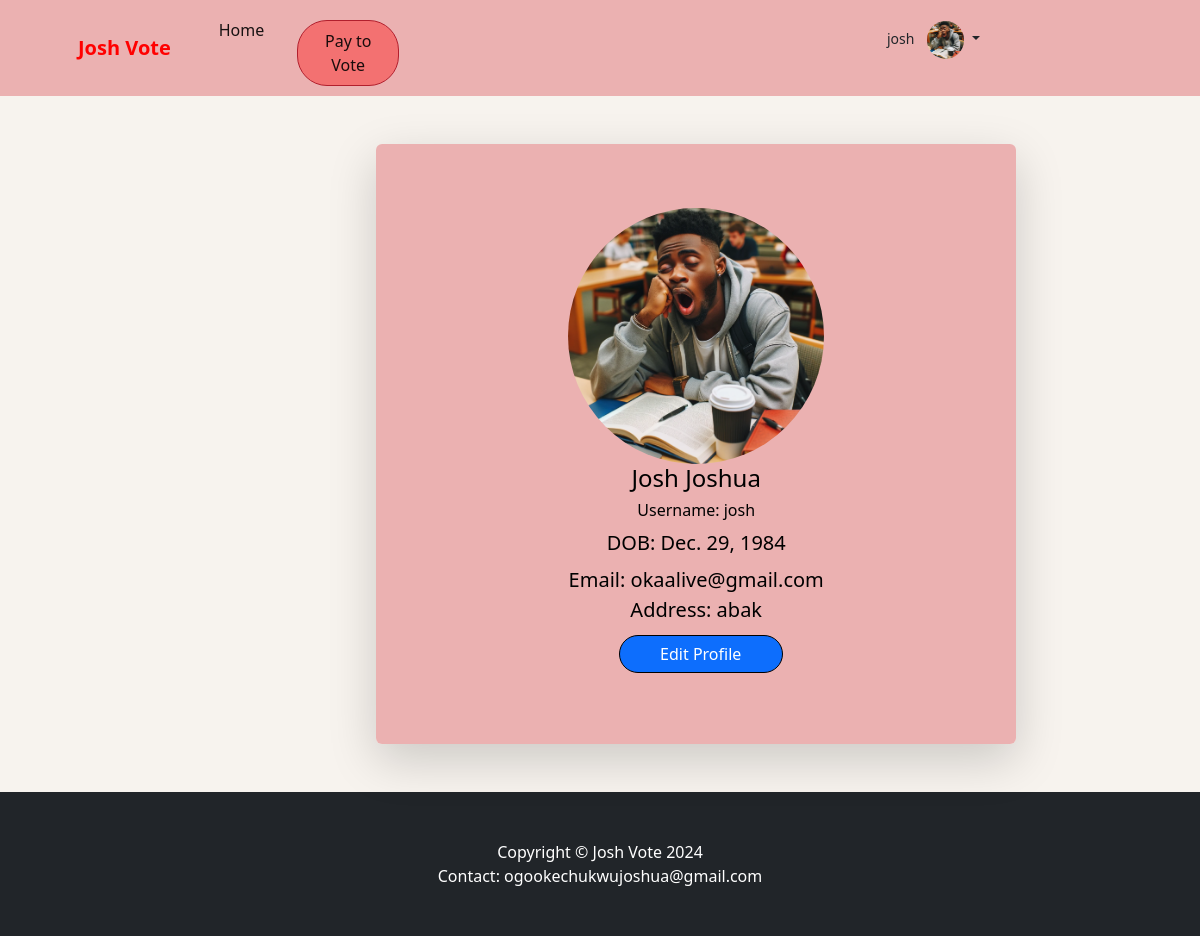
The page /user/profilepage/ (signed in) on the database its author committed.
### votingapp/models.py (models this page shows, shortened)
class Userprofile(models.Model):
    user = models.OneToOneField(User, on_delete=models.CASCADE)
    email = models.EmailField(max_length=300, blank=True, null=True)
    dob = models.DateField(blank=True, null=True)
    fullname = models.CharField(max_length=100, blank=True, null=True)
    profile_image = models.ImageField(upload_to='profile')
    address = models.CharField(max_length=30, blank=True, null=True)

### userapp/views.py (the view, shortened to what this page needs)
# urls.py: path('profilepage/', ProfilePage.as_view(), name='profilepage'),
class ProfilePage(LoginRequiredMixin, BaseProfileView):
    login_url = 'login'
    def get(self, request):
        context = {}  # Initialize context
        try:
            context = self.get_profile_info(request.user)
        except:
            if request.user.is_superuser:
                Userprofile.objects.create(user=request.user)
        return render(request, 'usertemp/profile.html', context=context)

### userapp/views.py (called while the page is built)
    def get_profile_info(self, user):
        try:
            profile = get_object_or_404(Userprofile, user=user)
            profile_info = {
                'profile_image': profile.profile_image if profile.profile_image else None,
                'username': profile.fullname,
                'fullname': profile.fullname,
                'email': profile.user.email,
                'address': profile.address,
                'dob': profile.dob,
                'user': profile.user,
            }
            return {'profile_info': profile_info}
        except Userprofile.DoesNotExist:
            return {}

### votingapp/context_img.py (called while the page is built)
def profile_info(request):
    if request.user.is_authenticated:
        try:
            profile = Userprofile.objects.get(user=request.user)
            return {'user_profile': profile}
        except Userprofile.DoesNotExist:
            pass
    return {}

### votingapp/context_processors.py (called while the page is built)
def cate_list(request):
    categories =VotingCategory.objects.all()
    global_list = []
    for category in categories:
            candidates = Candidate.objects.filter(voting_category=category)
            global_list.append((category, candidates))
    return {
        'global_list': global_list,
    }

### templates/usertemp/profile.html (shortened to what this page needs)
<!DOCTYPE html>
{% extends 'header.html' %}
{% load static %}
    {% block content %}
    <body>
    <div class="container" style="height: max-content;  width: 100%!important;">
        <div class="row justify-content-center" style="width: 50%; margin: auto; height:auto;">
            <div class="col-xl-10 col-lg-12 col-md-9" style="margin-right: 70%;">
                <div class="card o-hidden border-0 shadow-lg my-5" style="background-color: rgba(235, 173, 173, 0.934);">
                    <div class="card-body p-0">
                        <div class="row">
                            <div class="col-lg-12">
                                <div class="p-5">
                                        <div class="card-body" style="height: 80%!important; width: 100%;">
                                          <div class="profileimage">
                                            {% if profile_info.profile_image %}
                                            <img class="rounded-circle" style="width: 50% !important; margin: auto;" src="{{profile_info.profile_image.url}}" width='90%' height="90%" alt="..." />
                                            {% else %}
                                            <img class="rounded-circle" style="width: 60% !important; margin: auto;" src="{% static 'img/undraw_profile.svg' %}" width='100%' height="100%" alt="..." />
                                            {% endif %}
                                            <h4 class="card-title">{{ profile_info.fullname }}</h4>
                                            <h6 class="card-title">Username: {{ user.username }}</h6>
                                          </div>
                                              <div class="col col-sm-12" style="margin: auto;">
                                                <p class="card-text" style="font-size: 20px; ">DOB: {{ profile_info.dob }}</p>
                                              </div><br>
                                              <div class="col col-sm-12" style="margin: auto;">
                                                <p class="card-text" style="font-size: 20px; margin-top: -15px;">Email: {{profile_info.email }}</p>
                                              </div>
                                              <div class="col col-sm-12" style="margin: auto;">
                                                <p class="card-text " style="font-size: 20px!important;">Address: {{ profile_info.address }}</p>
                                            </div>
                                          <div class="view">
                                            <a href="{% url 'updateprofile' %}" class="btn btn-primary">Edit Profile</a>
                                          </div>
                                        </div>
                                </div>
                            </div>
                        </div>
                    </div>
                </div>
            </div>
        </div>
    </div>
        {% include 'footer.html' %}
    </body>
    {% endblock content %}

### templates/header.html (shortened to what this page needs)
<!DOCTYPE html>
{% load static %}
<html lang="en">
    <head>
        <link href="https://cdn.jsdelivr.net/npm/bootstrap-icons@1.5.0/font/bootstrap-icons.css" rel="stylesheet" />
        <link href="https://maxcdn.bootstrapcdn.com/bootstrap/4.5.2/css/bootstrap.min.css" rel="stylesheet">
        <link href="{% static 'css/styles.css'  %}" rel="stylesheet" />
    </head>
    <body style="background-color: rgb(247, 243, 238);">
        <nav class="navbar navbar-expand-lg navbar-light bg-light" id="navbr" style="background-color: rgba(235, 173, 173, 0.934)!important;">
            <div class="container px-4 px-lg-5">
                <a class="navbar-brand" style="color: red; font-weight: bolder;" href="{%url 'dashboard' %}">Josh Vote</a>
                <div class="collapse navbar-collapse" id="navbarSupportedContent">
                    <ul class="navbar-nav me-auto mb-2 mb-lg-0 ms-lg-4">
                        <li class="nav-item"><a class="nav-link active" aria-current="page" href="{%url 'dashboard' %}">Home</a></li>
                        <li class="nav-item"><a class="nav-link active btn btn-danger" style="background-color: rgba(255, 0, 0, 0.363);"   href="{%url 'initiate_payment' %}">Pay to Vote</a></li>
                    </ul>
                    <form class="d-flex">
                        {% if request.user.is_authenticated %}
                        <ul class="nav-item dropdown no-arrow" style="margin-left: 40%;">
                                <a class="nav-link dropdown-toggle" id="navbarDropdown" href="#" role="button" data-bs-toggle="dropdown" aria-expanded="false">
                                    <span class="mr-2 d-none d-lg-inline text-gray-600 small">{{request.user}}</span>
                                    {% if user_profile.profile_image %}
                                    <img class="img-profile rounded-circle" style="width: 10%;" src="{{user_profile.profile_image.url}}" alt="Profile Image">
                                    {% else %}
                                    <img class="img-profile rounded-circle" style="width: 10%;" src="{% static 'img/undraw_profile.svg' %}" alt="Default Image">
                                    {% endif %}
                                </a>
                        </ul>
                          {% endif %}
                    </form>
                </div>
            </div>
        </nav>
        {% block content %}
        {% endblock content %}
    </body>
</html>

### templates/header.html (style rules this page uses)
.navbar { padding: 10px; text-align: center; z-index: 999; }

### templates/usertemp/profile.html (style rules this page uses)
.card { align-items: center; width: 40rem; height: 600px; margin-left: 12rem; margin-bottom: 30px; margin-top: 30px; font-size: 15px; color: black; }
.profileimage { align-items: center; text-align: center; }
.card-text { text-align: center; }
.btn { width: 80% !important; margin: auto; margin-left: 25px !important; margin-top: 10px; border: 1px solid black; border-radius: 30px !important; }
.view { width: 40% !important; margin: auto; }

### rows shown on the page
Userprofile: profile_image (picture), fullname "Josh Joshua", dob "Dec. 29, 1984", address "abak"

### other values the page prints
{{ request.user }} "josh"
{{ user.username }} "josh"
{{ profile_info.email }} "okaalive@gmail.com"
